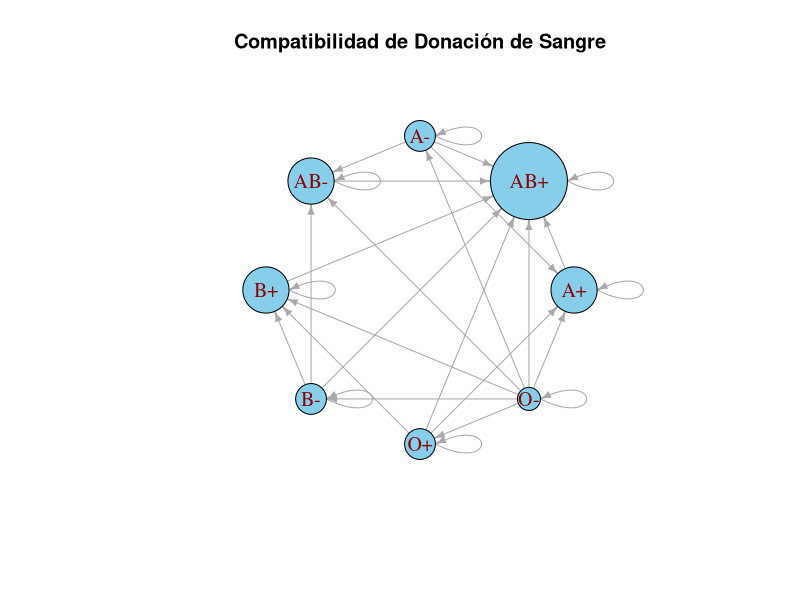

Reproduce this figure in R.
setwd("C:/Users/Sergio/Desktop/30DayChartChallenge/17_Day_Chart")
getwd()

#install.packages("igraph")
library(igraph)

# Definir los nodos
blood_types <- c("A+", "A-", "B+", "B-", "AB+", "AB-", "O+", "O-")

# Definir las aristas
edges <- matrix(c(
  "A+", "A+", "A+", "AB+",
  "A-", "A+", "A-", "A-", "A-", "AB+", "A-", "AB-",
  "B+", "B+", "B+", "AB+",
  "B-", "B+", "B-", "B-", "B-", "AB+", "B-", "AB-",
  "AB+", "AB+",
  "AB-", "AB+", "AB-", "AB-",
  "O+", "A+", "O+", "B+", "O+", "AB+", "O+", "O+",
  "O-", "A+", "O-", "A-", "O-", "B+", "O-", "B-", "O-", "AB+", "O-", "AB-", "O-", "O+", "O-", "O-"
), ncol = 2, byrow = TRUE)

# Crear el grafo
g <- graph_from_edgelist(edges, directed = TRUE)

# Calcular el grado de entrada para cada nodo
in_degree <- degree(g, mode = "in")

# Escalar los grados para usar como tamaño de nodo en la visualización
node_size <- in_degree * 5 + 10  # Ajustar el factor de escala según sea necesario

# Visualizar el grafo
plot(g, layout = layout_in_circle(g), vertex.size = node_size, vertex.color = "skyblue",
     edge.arrow.size = 0.5, vertex.label.color = "darkred", vertex.label.cex = 1.2,
     main = "Compatibilidad de Donación de Sangre")
